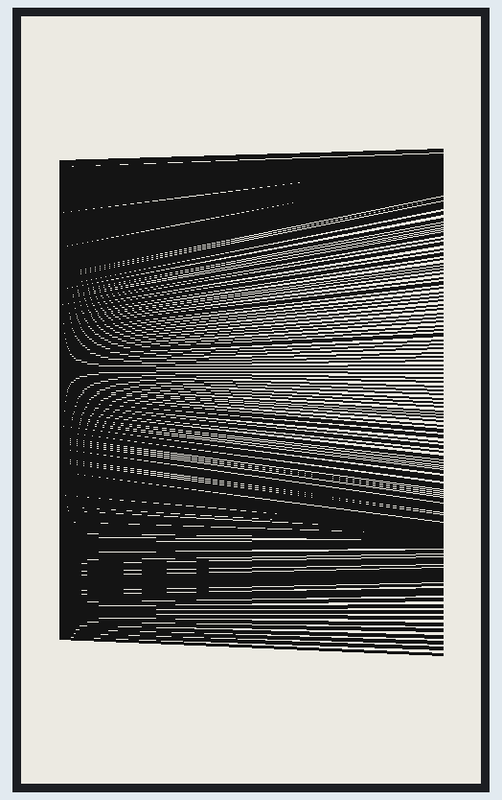
This sketch was run on a simulated Arduino Uno, built for the host (arithmetic inside an expression is 32-bit, double 64-bit). Parts: 480×800 one-colour display. Random numbers use the default seed unless the sketch sets one.

Above: at 4.2 s.

The sketch:

24_500_lines.ino
```cpp
#include <GxEPD2_BW.h>
#include <FastLED.h>

#define NUM_LINES 500
#define LEN 400

GxEPD2_BW<GxEPD2_750_T7, GxEPD2_750_T7::HEIGHT> display(GxEPD2_750_T7(/*CS=5*/ SS, /*DC=*/ 17, /*RST=*/ 16, /*BUSY=*/ 4));

void setup() {
  initDisplay();
  draw();
  display.display();
}

void draw() {
  int rand_offset = random(0, 1000);
  int yoffset = ((display.height() - NUM_LINES)/2);
  for (int i=0; i<NUM_LINES; i++) {
    int startx = (display.width() - LEN)/2;
    int starty = yoffset + i;
    int endx = startx + LEN;
    int endy = starty + map(inoise8(rand_offset+(float)i), 0, 255, -150, 150);
    display.drawLine(startx, starty, endx, endy, GxEPD_BLACK);
  }
}

void initDisplay() {
  display.init(0, true, 2, false);
  display.setRotation(1);
  display.fillScreen(GxEPD_WHITE);
}


void loop() {}
```
